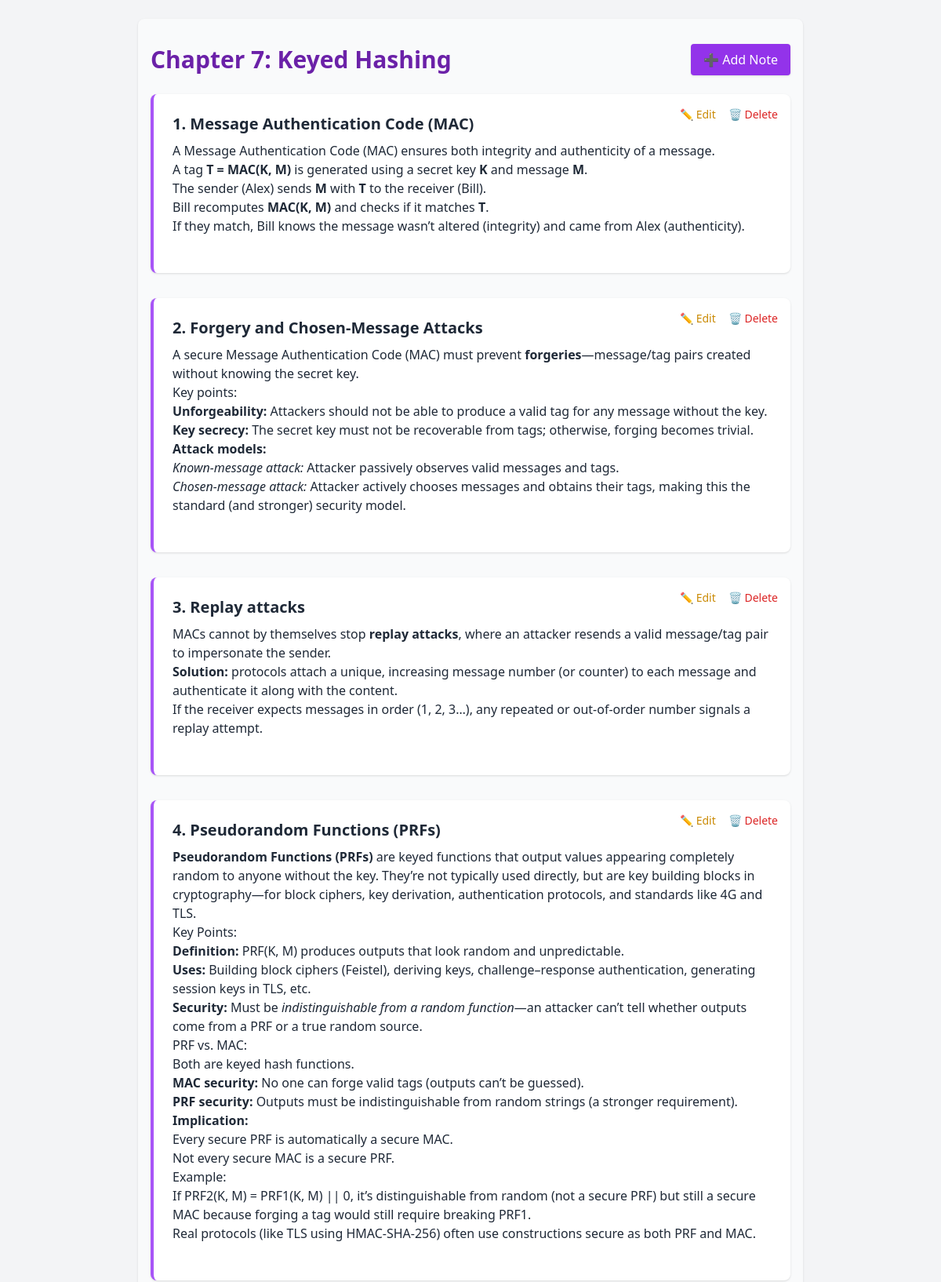
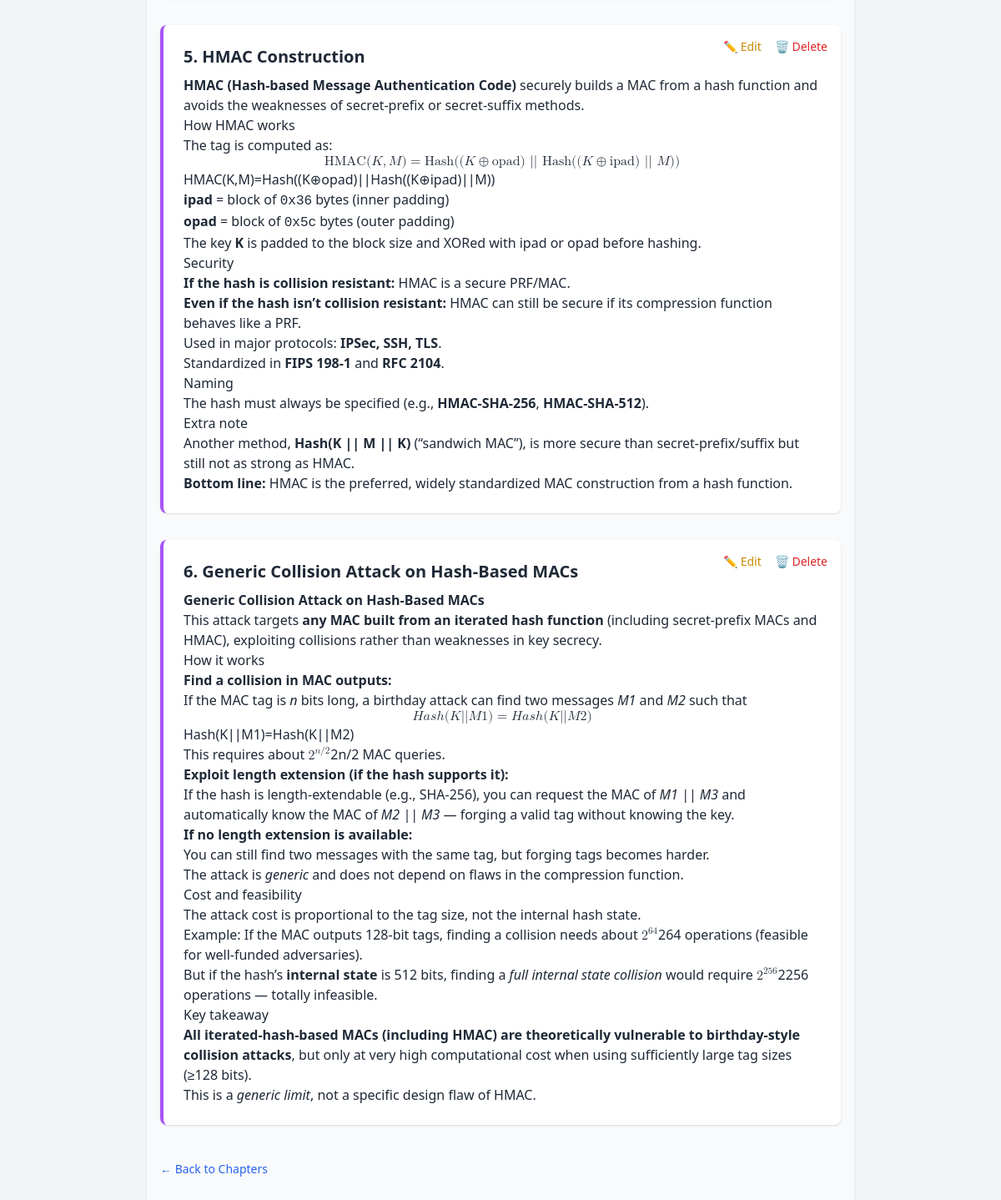
The page /chapter/7 on the database its author committed (2 pictures, top to bottom).
### app.py (models this page shows)
class Chapter(db.Model):
    id = db.Column(db.Integer, primary_key=True)
    title = db.Column(db.String(100), nullable=False)
    book_id = db.Column(db.Integer, db.ForeignKey('book.id'), nullable=False)
    notes = db.relationship('Note', backref='chapter', cascade="all, delete-orphan")

class Note(db.Model):
    id = db.Column(db.Integer, primary_key=True)
    title = db.Column(db.String(200), nullable=False)
    content = db.Column(db.Text, nullable=False)
    chapter_id = db.Column(db.Integer, db.ForeignKey('chapter.id'), nullable=False)

### app.py (the view)
@app.route("/chapter/<int:chapter_id>")
def notes(chapter_id):
    chapter = Chapter.query.get_or_404(chapter_id)
    return render_template("notes.html", chapter=chapter, notes=chapter.notes)

### templates/notes.html (shortened to what this page needs)
{% extends "base.html" %}
{% block content %}
<link href="https://cdn.quilljs.com/1.3.6/quill.snow.css" rel="stylesheet" />
<div class="max-w-4xl mx-auto px-4 py-8 bg-gray-50 rounded-lg shadow">
  <div class="flex justify-between items-center mb-6">
    <h1 class="text-3xl font-bold text-purple-800">{{ chapter.title }}</h1>
    <button onclick="toggleEditor()" class="bg-purple-600 text-white px-4 py-2 rounded shadow hover:bg-orange-700">
      ➕ Add Note
    </button>
  </div>
  {% if notes %}
  <div class="space-y-8">
    {% for note in notes %}
    <div class="bg-white p-6 rounded-lg shadow relative border-l-4 border-purple-500">
      <h2 class="text-xl font-semibold mb-2">{{ loop.index }}. {{ note.title }}</h2>
      <div class="prose max-w-none text-gray-800">{% autoescape false %}{{ note.content }}{% endautoescape %}</div>
      <div class="absolute top-4 right-4 flex space-x-4 text-sm">
        <a href="{{ url_for('edit_note', note_id=note.id) }}" class="text-yellow-600 hover:underline">✏️ Edit</a>
        <form action="{{ url_for('delete_note', note_id=note.id) }}" method="POST"
              onsubmit="return confirm('Are you sure you want to delete this note?');">
          <button type="submit" class="text-red-600 hover:underline">🗑️ Delete</button>
        </form>
      </div>
    </div>
    {% endfor %}
  </div>
  {% else %}
  <p class="italic text-gray-600">No notes added yet for this chapter.</p>
  {% endif %}
  <div class="mt-10">
    <a href="{{ url_for('chapters', book_id=chapter.book.id) }}"
       class="text-blue-600 hover:underline text-sm">← Back to Chapters</a>
  </div>
</div>
{% endblock %}

### rows shown on the page
Chapter: title "Chapter 7: Keyed Hashing"
Note: title "Message Authentication Code (MAC)", content "A Message Authentication Code (MAC) ensures both integrity and authenticity of a message. A tag T = MAC(K, M) is generated using a secret key K and message M . The sender (Alex) sends M with T to the receiver (Bill). Bill recomputes MAC(K, M) and checks if it matches T . If they match, Bill knows the message wasn’t altered (integrity) and came from Alex (authenticity)."
Note: title "Forgery and Chosen-Message Attacks", content "A secure Message Authentication Code (MAC) must prevent forgeries —message/tag pairs created without knowing the secret key. Key points: Unforgeability: Attackers should not be able to produce a valid tag for any message without the key. Key secrecy: The secret key must not be recoverable from tags; otherwise, forging becomes trivial. Attack models: Known-message attack: Attacker passively observes valid messages and tags. Chosen-message attack: Attacker actively chooses messages and obtains their tags, making this the standard (and stronger) security model."
Note: title "Replay attacks", content "MACs cannot by themselves stop replay attacks , where an attacker resends a valid message/tag pair to impersonate the sender. Solution: protocols attach a unique, increasing message number (or counter) to each message and authenticate it along with the content. If the receiver expects messages in order (1, 2, 3…), any repeated or out-of-order number signals a replay attempt."
Note: title "Pseudorandom Functions (PRFs)", content "Pseudorandom Functions (PRFs) are keyed functions that output values appearing completely random to anyone without the key. They’re not typically used directly, but are key building blocks in cryptography—for block ciphers, key derivation, authentication protocols, and standards like 4G and TLS. Key Points: Definition: PRF(K, M) produces outputs that look random and unpredictable. Uses: Building block ciphers (Feistel), deriving keys, challenge–response authentication, generating session keys in TLS, etc. Security: Must be indistinguishable from a random function —an attacker can’t tell whether outputs come from a PRF or a true random source. PRF vs. MAC: Both are keyed hash functions. MAC…"
Note: title "HMAC Construction", content "HMAC (Hash-based Message Authentication Code) securely builds a MAC from a hash function and avoids the weaknesses of secret-prefix or secret-suffix methods. How HMAC works The tag is computed as: HMAC ( K , M ) = Hash ( ( K ⊕ opad ) ∣ ∣ Hash ( ( K ⊕ ipad ) ∣ ∣ M ) ) HMAC ( K , M ) = Hash (( K ⊕ opad ) ∣∣ Hash (( K ⊕ ipad ) ∣∣ M )) ipad = block of 0x36 bytes (inner padding) opad = block of 0x5c bytes (outer padding) The key K is padded to the block size and XORed with ipad or opad before hashing. Security If the hash is collision resistant: HMAC is a secure PRF/MAC. Even if the hash isn’t collision resistant: HMAC can still be secure if its compression function behaves like a PRF. Used in…"
Note: title "Generic Collision Attack on Hash-Based MACs", content "Generic Collision Attack on Hash-Based MACs This attack targets any MAC built from an iterated hash function (including secret-prefix MACs and HMAC), exploiting collisions rather than weaknesses in key secrecy. How it works Find a collision in MAC outputs: If the MAC tag is n bits long, a birthday attack can find two messages M1 and M2 such that H a s h ( K ∣ ∣ M 1 ) = H a s h ( K ∣ ∣ M 2 ) H a s h ( K ∣∣ M 1 ) = H a s h ( K ∣∣ M 2 ) This requires about 2 n / 2 2 n /2 MAC queries. Exploit length extension (if the hash supports it): If the hash is length-extendable (e.g., SHA-256), you can request the MAC of M1 || M3 and automatically know the MAC of M2 || M3 — forging a valid tag without…"
